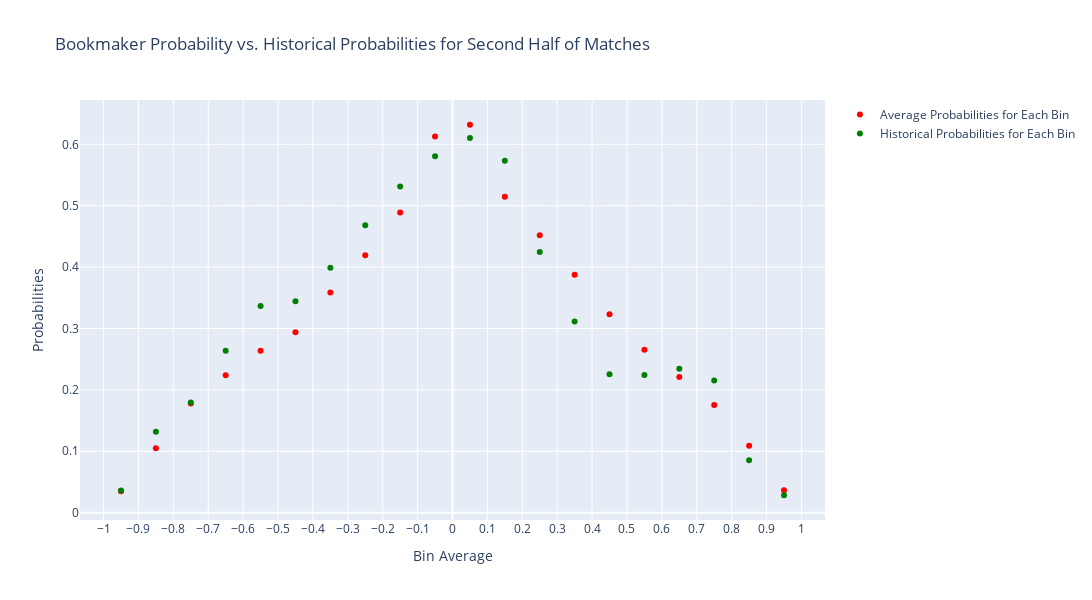

This figure's notebook cell:
### Code cell
fig = go.Figure()
fig.add_trace(go.Scatter(
        x=plotdf2['bin_average'],
        y=plotdf2['avrg_pr_draw_bm'],
        mode='markers',
        marker=dict(
            color='red'
        ),
        name="Average Probabilities for Each Bin",))

fig.add_trace(go.Scatter(
        x=plotdf2['bin_average'],
        y=plotdf2['actual_draw_pr'],
        mode='markers',
        marker=dict(
            color='green'
        ),
        name="Historical Probabilities for Each Bin",))

fig.update_xaxes(
    tickmode='array',
    tickvals=np.linspace(-1, 1, 21),
    title_text='Bin Average'
)

fig.update_layout(
    width=1200,
    height=600,
    title='Bookmaker Probability vs. Historical Probabilities for Second Half of Matches',
    xaxis=dict(tickangle=0),
    yaxis=dict(title_text='Probabilities'),
)
fig.show()

### Figure 1 — Plotly figure (JSON) as saved in the notebook; plotly's stock layout.template omitted (floating-point values rounded to 4 significant figures)
{"data": [{"marker": {"color": "red"}, "mode": "markers", "name": "Average Probabilities for Each Bin", "type": "scatter", "x": [-0.95, -0.85, -0.75, -0.65, -0.55, -0.45, -0.35, -0.25, -0.15, -0.05, 0.05, 0.15, 0.25, 0.35, 0.45, 0.55, 0.65, 0.75, 0.85, 0.95], "y": [0.03466, 0.105, 0.1779, 0.2237, 0.2637, 0.294, 0.3586, 0.4193, 0.489, 0.6128, 0.6319, 0.5146, 0.452, 0.3874, 0.3233, 0.2652, 0.221, 0.1754, 0.1089, 0.03664]}, {"marker": {"color": "green"}, "mode": "markers", "name": "Historical Probabilities for Each Bin", "type": "scatter", "x": [-0.95, -0.85, -0.75, -0.65, -0.55, -0.45, -0.35, -0.25, -0.15, -0.05, 0.05, 0.15, 0.25, 0.35, 0.45, 0.55, 0.65, 0.75, 0.85, 0.95], "y": [0.03613, 0.1317, 0.1795, 0.2637, 0.3367, 0.3442, 0.3992, 0.4684, 0.5314, 0.5806, 0.6104, 0.5734, 0.4245, 0.3114, 0.2253, 0.2241, 0.2343, 0.2151, 0.08537, 0.02834]}], "layout": {"height": 600, "title": {"text": "Bookmaker Probability vs. Historical Probabilities for Second Half of Matches"}, "width": 1200, "xaxis": {"tickangle": 0, "tickmode": "array", "tickvals": [-1, -0.9, -0.8, -0.7, -0.6, -0.5, -0.4, -0.3, -0.2, -0.1, 0, 0.1, 0.2, 0.3, 0.4, 0.5, 0.6, 0.7, 0.8, 0.9, 1], "title": {"text": "Bin Average"}}, "yaxis": {"title": {"text": "Probabilities"}}}}
